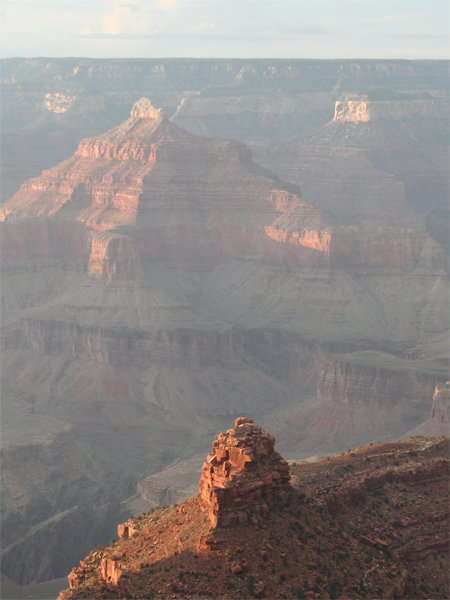
//> input picture DehazeSimple/1.png, 450 x 600 px
$ ./dehaze 1.png   (built with g++ and OpenCV 4)
//> lines starting //> are read from the running program, lines starting //| are printed output that depends on the picture
/************************************************************************/
/* FileName:	dehaze.cpp												*/
/* Author:		Pang Liang												*/
/* Dependence:	OpenCV 2.3.1	&	SparseLib++					        */
/* Date:        2012-12-19                                              */
/************************************************************************/

/************************************************************************/
/* Paper: "Single Image Haze Removal Using Dark Channel Prior"         */
/*        I(x)=J(x)t(x)+A(1-t(x))                                       */
/************************************************************************/

#include "dehaze.h"

using namespace std;
using namespace cv;

// Define Const
float lambda=0.0001;	//lambda
int _PriorSize=15;		//the window size of dark channel
double _topbright=0.01;//the top rate of bright pixel in dark channel
double _w=0.95;			//w
float t0=0.01;			//lowest transmission
int SizeH=0;			//image Height
int SizeW=0;			//image Width
int SizeH_W=0;			//total number of pixels

Mat trans_refine;		//refine of trans

// Define Rows and Cols index of L
int idx_x[MAX_INT];				//Rows
int idx_y[MAX_INT];				//Cols
double idx_v[MAX_INT]={0.0};	//Values
int idx_l=0;					//total number of non-zero value of L

// Define fast convert table
int convert_table[25];

char img_name[100]="example.bmp";
char trans_name[100]="printMatInfosdfasdfasdf;";
char out_name[100]="";

//Read Image
Mat ReadImage()
{
	Mat img=imread(img_name);

	SizeH = img.rows;
	SizeW = img.cols;
	SizeH_W = img.rows*img.cols;

	Mat real_img(img.rows,img.cols,CV_32FC3);
	img.convertTo(real_img,CV_32FC3);
	real_img=real_img/255;
	return real_img;
}

//Read TransImage
// [9 lines left out: function ReadTransImage, not called in this run]

//Calculate Dark Channel
//J^{dark}(x)=min( min( J^c(y) ) )
Mat DarkChannelPrior(Mat img)
{
	Mat dark=Mat::zeros(img.rows,img.cols,CV_32FC1);
	Mat dark_out=Mat::zeros(img.rows,img.cols,CV_32FC1);
	for(int i=0;i<img.rows;i++)
	{
		for(int j=0;j<img.cols;j++)
		{
			dark.at<float>(i,j)=min(min(img.at<Vec<float,3>>(i,j)[0],img.at<Vec<float,3>>(i,j)[1]),min(img.at<Vec<float,3>>(i,j)[0],img.at<Vec<float,3>>(i,j)[2]));
		}
	}
	erode(dark,dark_out,Mat::ones(_PriorSize,_PriorSize,CV_32FC1));
	return dark_out;
}

//Calculate Airlight
Vec<float,3> Airlight(Mat img, Mat dark)
{
	int n_bright=_topbright*SizeH_W;
	Mat dark_1=dark.reshape(1,SizeH_W);
	Vector<int> max_idx;
	float max_num=0;
	int max_pos=0;
	Vec<float,3> a;
	Vec<float,3> A(0,0,0);
	Mat RGBPixcels=Mat::ones(n_bright,1,CV_32FC3);
	Mat HLSPixcels=Mat::ones(n_bright,1,CV_32FC3);
	Mat IdxPixcels=Mat::ones(n_bright,1,CV_32SC1);

	for(int i=0;i<n_bright;i++)
	{
		max_num=0;
		max_idx.push_back(max_num);
		for(float * p = (float *)dark_1.datastart;p!=(float *)dark_1.dataend;p++)
		{
			if(*p>max_num)
			{
				max_num = *p;
				max_idx[i] = (p-(float *)dark_1.datastart);
				RGBPixcels.at<Vec<float,3>>(i,0) = ((Vec<float,3> *)img.data)[max_idx[i]];
				IdxPixcels.at<int>(i,0) = (p-(float *)dark_1.datastart);
				//((Vec<float,3> *)img.data)[max_idx[i]] = Vec<float,3>(0,0,1);
			}
		}
		((float *)dark_1.data)[max_idx[i]]=0;
	}

	float maxL=0.0;
	//int maxIdx=0;
	for(int j=0; j<n_bright; j++)
	{
		A[0]+=RGBPixcels.at<Vec<float,3>>(j,0)[0];
		A[1]+=RGBPixcels.at<Vec<float,3>>(j,0)[1];
		A[2]+=RGBPixcels.at<Vec<float,3>>(j,0)[2];
	}

	A[0]/=n_bright;
	A[1]/=n_bright;
	A[2]/=n_bright;

	return A;
}


//Calculate Transmission Matrix
// [28 lines left out: functions TransmissionMat, hazefree, printMat, not called in this run]

//Print Matrix Information
void printMatInfo(char * name,Mat m)
{
	cout<<name<<":"<<endl;
	cout<<"\t"<<"cols="<<m.cols<<endl;
	cout<<"\t"<<"rows="<<m.rows<<endl;
	cout<<"\t"<<"channels="<<m.channels()<<endl;
}

//Write Matrix to File, so that Matlab can read
// [43 lines left out: functions writeMatToFile, writeLFile, MaxAndMinOfMatirx, not called in this run]

//Process Args from CMD
void processArgs(int argc, char * argv[])
{
//> called with argc = 2
	cout<<"/************************************************************************/"<<endl;
	cout<<"/* FileName:   Dehaze.exe                                               */"<<endl;
	cout<<"/* Author:     Pang Liang                                               */"<<endl;
	cout<<"/* Dependence: OpenCV 2.3.1  &  SparseLib++                             */"<<endl;
	cout<<"/* Date:       2012-12-20                                               */"<<endl;
	cout<<"/* Usage:      [ImageName] [-t TransName] [-o OutputName]               */"<<endl;
	cout<<"/*             -o:        Path of Output Image.                         */"<<endl;
	cout<<"/*             ImageName: Path of Image.                                */"<<endl;
	cout<<"/*             -t:        Path of Outside TransImage.                   */"<<endl;
	cout<<"/************************************************************************/"<<endl;
	for(int i=1;i<argc;i++)
	{
		if(strcmp(argv[i],"-o")==0)
		{
			i++;
			strcpy(out_name,argv[i]);
		}
		else if(strcmp(argv[i],"-t")==0)
		{
			i++;
			strcpy(trans_name,argv[i]);
		}
		else
		{
			strcpy(img_name,argv[i]);
		}
	}
}

//Main Function
int main(int argc, char * argv[])
{
	Mat dark_channel;
	Mat trans;
	Mat img;
	Mat free_img;
	char filename[100];

	processArgs(argc,argv);

	while(access(img_name,0)!=0)
	{
		cout<<"The image "<<img_name<<" don't exist."<<endl<<"Please enter another one:"<<endl;
		cin>>filename;
		//img_name=filename;
	}

	clock_t start , finish ;
	double duration1,duration2,duration3,duration4,duration5,duration6,duration7;

	//Read image
	cout<<"Reading Image ..."<<endl;
			start=clock();
	img=ReadImage();
//> in ReadImage, img is the input picture: 600 rows x 450 cols, CV_8UC3; mean B, G, R 133.7, 135.4, 141.2
	//imshow("Original Image",img);
	printMatInfo("img",img);
//| 	cols=450
//| 	rows=600
//| 	channels=3
		finish=clock();
		duration1=( double )( finish - start )/ CLOCKS_PER_SEC ;
		cout<<"Time Cost: "<<duration1<<"s"<<endl;
	waitKey(1000);
	cout<<endl;

	//Calculate DarkChannelPrior
	cout<<"Calculating Dark Channel Prior ..."<<endl;
		start=clock();
	dark_channel=DarkChannelPrior(img);
//> after the loop in DarkChannelPrior, `for(int i=0;i<img.rows;i++)`:
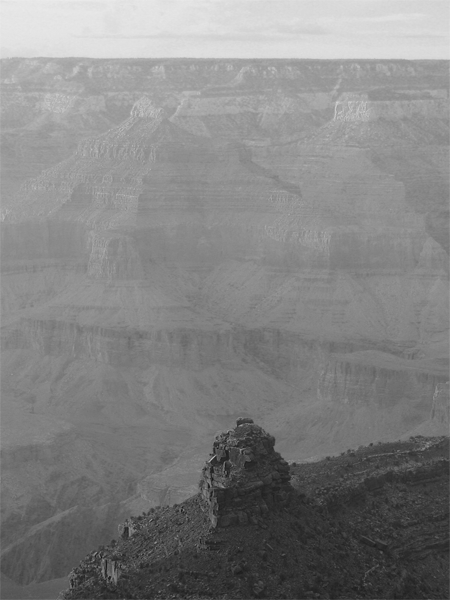
//> dark: 600 rows x 450 cols, CV_32FC1; min 0.0667, max 0.922, mean 0.512
//> in DarkChannelPrior, `erode(dark,dark_out,Mat::ones(_PriorSize,_PriorSize,CV_32FC1));`:
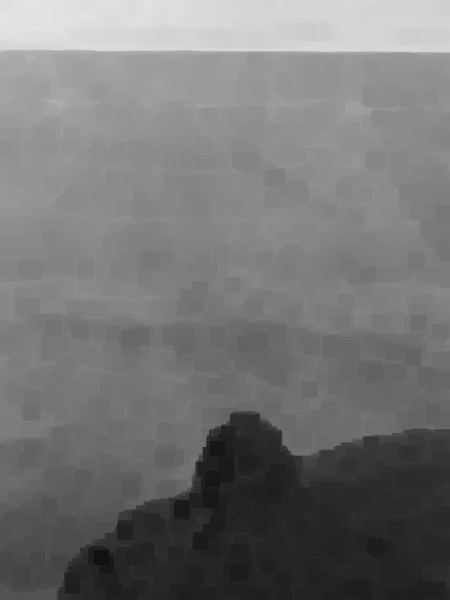
//> dark_out: 600 rows x 450 cols, CV_32FC1; min 0.0667, max 0.898, mean 0.46
	//imshow("Dark Channel Prior",dark_channel);
	printMatInfo("dark_channel",dark_channel);
//| 	cols=450
//| 	rows=600
//| 	channels=1
		finish=clock();
		duration3=( double )( finish - start )/ CLOCKS_PER_SEC ;
		cout<<"Time Cost: "<<duration3<<"s"<<endl;
	waitKey(1000);
	cout<<endl;

	//Calculate Airlight
	cout<<"Calculating Airlight ..."<<endl;
		start=clock();
	Vec<float,3> a=Airlight(img,dark_channel);
//> (the run ends here: the program needs code that is not available in this run, at `Vector<int> max_idx;`)

$ run again, on DehazeSimple/3.png
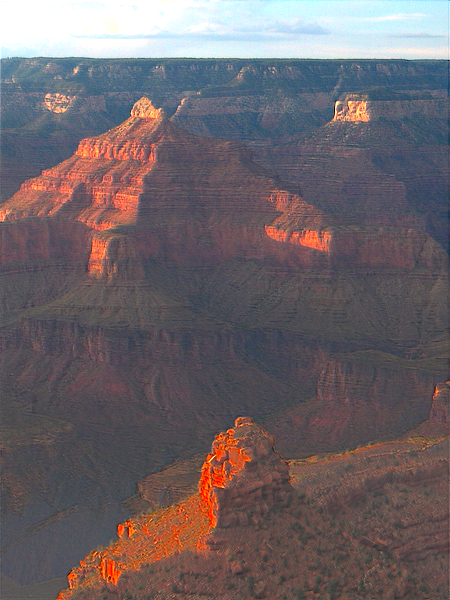
//> input picture DehazeSimple/3.png, 450 x 600 px
//> in ReadImage, img is the input picture: 600 rows x 450 cols, CV_8UC3; mean B, G, R 104.1, 99.8, 109.4
//| 	cols=450
//| 	rows=600
//| 	channels=3
//> after the loop in DarkChannelPrior, `for(int i=0;i<img.rows;i++)`:
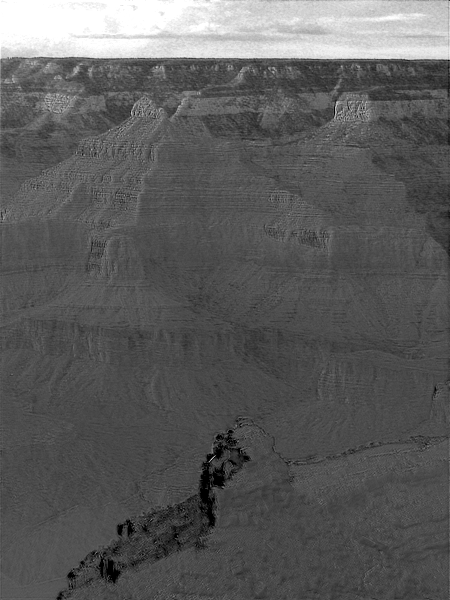
//> dark: 600 rows x 450 cols, CV_32FC1; min 0, max 1, mean 0.36
//> in DarkChannelPrior, `erode(dark,dark_out,Mat::ones(_PriorSize,_PriorSize,CV_32FC1));`:
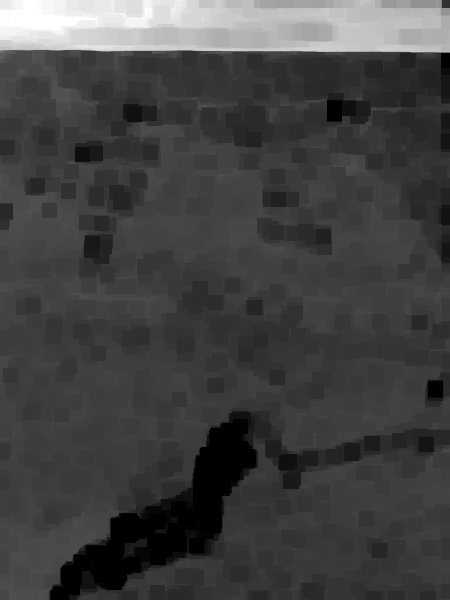
//> dark_out: 600 rows x 450 cols, CV_32FC1; min 0, max 1, mean 0.262
//| 	cols=450
//| 	rows=600
//| 	channels=1
